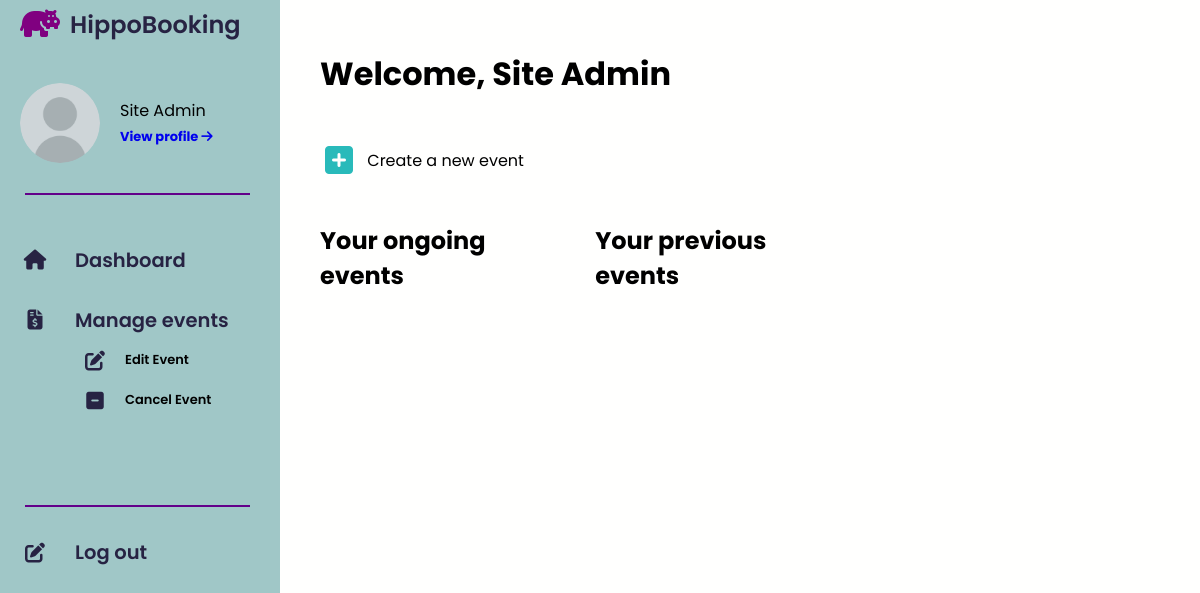
The app's page /pages_organiser/Dashboard_orga.php (signed in) with its own data.
### tables this page shows
CREATE TABLE IF NOT EXISTS `users` (
  `ID_U` int(11) NOT NULL AUTO_INCREMENT,
  `FIRSTNAME_U` varchar(50) NOT NULL,
  `LASTNAME_U` varchar(50) NOT NULL,
  `TEL_U` int(8) NOT NULL,
  `EMAIL_U` varchar(100) NOT NULL,
  `PASS_U` varchar(100) NOT NULL,
  `BIRTHDAY` date DEFAULT NULL,
  `ADDRESS` varchar(100) DEFAULT NULL,
  `PFP_U` varchar(200) DEFAULT 'Uploads/Blank profile picture.png',
  `USER_TYPE` varchar(250) DEFAULT NULL,
  `Status` varchar(250) DEFAULT NULL,
  PRIMARY KEY (`ID_U`)
);

### pages_organiser/Dashboard_orga.php (the view, shortened to what this page needs)
<?php
include('../db.php');
$user_id = $_SESSION['user_id'];
$user_query = "SELECT * FROM users WHERE ID_U = ?";
$stmt = $pdo->prepare($user_query);
$stmt->execute([$user_id]);
$user = $stmt->fetch();
?>
<!DOCTYPE html>
<html lang="en">
<head>
    <link rel="stylesheet" href="https://cdnjs.cloudflare.com/ajax/libs/font-awesome/6.5.1/css/all.min.css">
    <link rel="stylesheet" href="../styles/eventlist.css">
    <link rel="stylesheet" href="../styles/styles_dash_orga.css">
    </head>
<body>
    <div class="page-flexbox">
    <div class="sidebar sidebar-space">
        <header>
            <div class="image-text">
                <span class="image">
                    <a href="#"><i class="fa-solid fa-hippo"></i></a>
                </span>
                <div class="text header-text">
                    <span class="name">HippoBooking</span>
                </div>
            </div>
        </header>
        <div class="menu-bar">
            <div class="menu">
                <div class="profile-div">
                    <img src="../<?php echo $user['PFP_U'];?>" alt="Image">
                    <div class="profile-text">
                        <p><?php echo $user['FIRSTNAME_U'].' '.$user['LASTNAME_U'];?></p>
                        <a href="../pages_user/profile.php">
                            View profile
                            <i class="fa-solid fa-arrow-right"></i></a>
                    </div>
                </div>
                <hr>
                <ul class="menu-links">
                    <li class="nav-link">
                        <a href="#"><i class="fa-solid fa-house icon"></i>
                            <span class="text nav-text">Dashboard</span>
                    </a>
                    </li>
                    <li class="nav-link">
                        <i class="fa-solid fa-file-invoice-dollar icon"></i>
                            <span class="text nav-text">Manage events</span>
                    </li>
                </ul>
                <ul class="manage-ev-list">
                    <li class="manage-ev">
                        <i class="fa-solid fa-pen-to-square fa-lg icon"></i>
                        Edit Event
                    </li>
                    <li class="manage-ev">
                        <i class="fa-solid fa-square-minus fa-lg icon"></i>
                        Cancel Event
                    </li>
                </ul>
                <ul class="logout">
                    <hr>
                    <li>
                        <a href="../pages_website_connexion/Signin.php"><i class="fa-solid fa-pen-to-square fa-lg icon"></i>
                            <span class="text nav-text">Log out</span>
                    </a>
                    </li>
                </ul>
            </div>
        </div>
    </div>
    <div class="main">
        <h1>Welcome, <?php echo $user['FIRSTNAME_U'].' '.$user['LASTNAME_U'];?></h1>
        <br><br>
        <a href="createevent.php" id="newEventBtn">
            <i class="fa-solid fa-square-plus fa-2xl icon" style="color: #29baba;"></i>
            <p>Create a new event</p>
        </a>
        <br><br><br>
        <div class="events-div">
    <div class="main-left">
        <h2>Your ongoing events</h2>
        <div class="events">
        </div>
    </div>
    <div class="main-right">
        <h2>Your previous events</h2>
        <div class="events">
        </div>
    </div>
</div>
    </div>
</body>
</html>

### styles/eventlist.css (style rules this page uses)
* { font-family: 'Poppins', sans-serif; margin: 0; padding: 0; box-sizing: border-box; }
:root { --body-color:#fffffe; --sidebar-color: #bae8; --primary-color: #fffffe; --primary-color-light: #e3fef5; --toggle-color: #DDD; --text-color: #272343; --tran-02: all 0.2s ease; --tran-03: all 0.3s ease; --tran-04: all 0.4s ease; --tran-05: all 0.5s ease; }
body { height: 100vh; background: var(--body-color); transition: var(--tran-05); }
.events { height: 100%; width: 95%; }
.sidebar .text { font-size: 1.5em; display: flex; color: var(--text-color); transition: var(--tran-03); white-space: nowrap; opacity: 1; }
.sidebar .menu { margin-top: 35px; }
.sidebar .image { font-size: 2em; margin-right: 10px; align-items: center; justify-content: center; }
.sidebar .image i { color: purple; }
.sidebar { position: fixed; top:0; left: 0; height: 100%; width: 250px; padding: 10px , 14px; background: var(--sidebar-color); transition: var(--tran-05); z-index: 100 ; }
.sidebar header .image-text { display: flex; align-items: center; }
header .image-text .header-text { display: flex; flex-direction: column }
.header-text .name { font-weight: 600; }
.sidebar header { position: relative; }
.sidebar li { height:50px; margin-top: 10px; list-style: none; display:flex; align-items: center; font-size: 13px; font-weight: 600; }
.sidebar li .icon { font-size: 20px; min-width: 60px; display:flex; align-items: center; justify-content: center ; }
.sidebar li .icon, .sidebar li .text { color: var(--text-color); transition: var(--tran-02); }
.sidebar li a { height: 100%; width:100%; display:flex; align-items: center; text-decoration: none; border-radius: 6px; transition: var(--tran-04); }
.sidebar .menu-bar { height: calc(100% - 50px); display: flex; flex-direction: column; justify-content: space-between; }

### styles/styles_dash_orga.css (style rules this page uses)
.page-flexbox { display: flex; justify-content: left; }
a { text-decoration: none; }
a p { display: inline-block; color: black; position: relative; }
a p::after { content: ''; position: absolute; width: 100%; transform: scaleX(0); border-radius: 5px; height: 0.15em; bottom: 0; left: 0; background: #a0c7c7; transform-origin: bottom right; transition: transform 0.25s ease-out; }
header { padding-left: 20px }
.sidebar-space { width: 280px; background-color: #a0c7c7; }
.text { padding: 0; margin: 0; }
.profile-div { padding: 0 20px 10px 20px; display: flex; align-items: center; }
.profile-div img { width: 80px; height: 80px; object-fit:cover; border-radius: 50%; margin-right: 20px; }
.profile-div .profile-text { width: 40%; }
.profile-div .profile-text a { font-size: 13px; font-weight: bold; }
.sidebar-space hr { margin: 20px 30px 40px 25px; height: 0; border: 1px solid rgb(99, 0, 138); }
.manage-ev-list { margin-top: -20px; padding: 0 20px 0 20px; }
.manage-ev { margin: 0 0 -20px 0; padding-left: 40px; }
.manage-ev .icon { margin-right: 0; }
.logout hr { margin-top: 100px; margin-bottom: 20px; }
.main { margin: 50px 0px 0 320px; }
.events-div { display: flex; }
.main-left { width: 45%; }
.icon { margin: 0 10px 0 5px; }
.events { height: 320px; overflow-y: auto; width: 95%; }
.main-right { padding: 0 0 0 30px; width: 50%; }

### records on screen
users: PFP_U (placeholder picture), FIRSTNAME_U "Site", LASTNAME_U "Admin"
